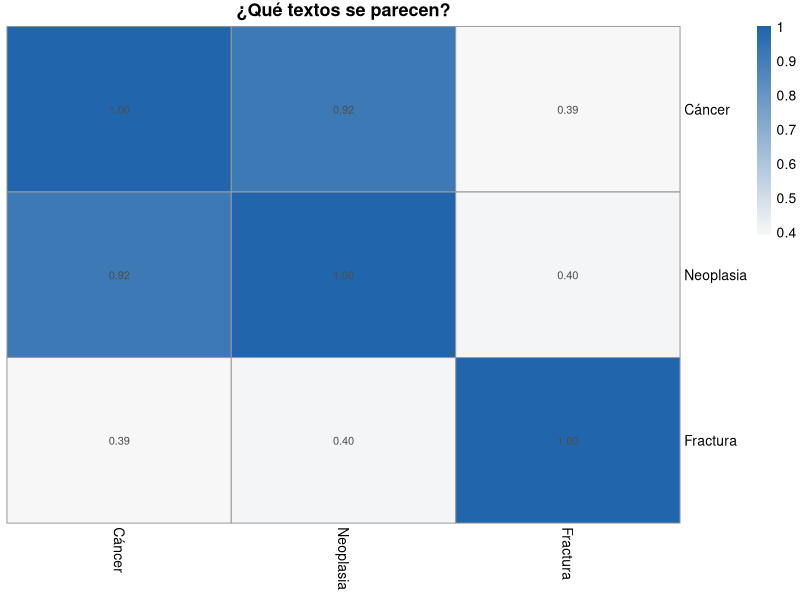

Write the R code that produced this figure.
## ---- chunk 1
# Texto A: "Paciente con cáncer pulmonar"
vector_A <- c(0.82, 0.75, 0.15, 0.63, 0.41, 0.89)

# Texto B: "Paciente con neoplasia pulmonar" (Sinónimo)
vector_B <- c(0.79, 0.71, 0.18, 0.67, 0.38, 0.85)

# Texto C: "Fractura de fémur" (Nada que ver)
vector_C <- c(0.10, 0.20, 0.95, 0.15, 0.05, 0.12)
## ---- chunk 2
# Función para calcular similitud (copia y pega esto)
calcular_similitud <- function(texto1_nums, texto2_nums) {
  # Paso 1: Multiplicar coincidencias
  coincidencias <- sum(texto1_nums * texto2_nums)
  
  # Paso 2: Calcular el tamaño de cada uno
  tamano1 <- sqrt(sum(texto1_nums^2))
  tamano2 <- sqrt(sum(texto2_nums^2))
  
  # Paso 3: Dividir para obtener el porcentaje final
  resultado <- coincidencias / (tamano1 * tamano2)
  return(resultado)
}
## ---- chunk 3
similitud <- calcular_similitud(vector_A, vector_B)
cat("Similitud A vs B:", round(similitud * 100, 1), " %\n")
## ---- chunk 4
similitud_mala <- calcular_similitud(vector_A, vector_C)
cat("Similitud A vs C:", round(similitud_mala * 100, 1), " %\n")
## ---- chunk 5
#| label: fig-heatmap
#| fig-cap: "Los colores oscuros indican mayor similitud."

library(pheatmap)

# Juntamos nuestros vectores en una matriz
datos <- rbind(vector_A, vector_B, vector_C)
rownames(datos) <- c("Cáncer", "Neoplasia", "Fractura")

# Calculamos similitud de todos contra todos (usando una función de R)
# Aquí usamos una librería para hacerlo más rápido
distancias <- as.matrix(dist(datos, method = "euclidean"))
similitud_visual <- 1 / (1 + distancias) # Truco para convertir distancia a similitud visual

pheatmap(
  similitud_visual,
  color = colorRampPalette(c("#f7f7f7", "#2166ac"))(100),
  cluster_rows = FALSE, 
  cluster_cols = FALSE,
  display_numbers = TRUE,
  main = "¿Qué textos se parecen?"
)
